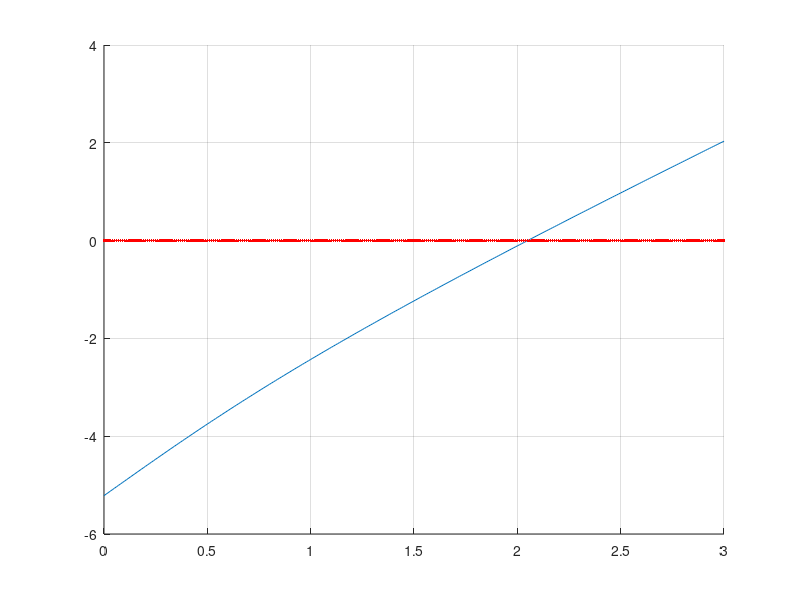

Write MATLAB code to recreate this figure.
% ПЗ 13, Григорьев Юрий
clc;
epsilon = 1e-5; % точность
v = 2;
u = 4;
alpha = 0.5;
coef = alpha / (1 - alpha);
% преобразованная функция вида Ф[x] = x
f = inline("x - (2*x + x/(1+x^2)^2 - 4 - acot(x))/4");
x0 = f(0); % начальное приближение
xn = f(x0);

apriori = int16(round(log(epsilon * (1 - alpha) / abs(x0 - xn)) / log(alpha)) + 1);;

i = 0;
while and(i < apriori, coef * abs(xn - x0) > eps) % апостериорная оценка
    x0 = xn;
    xn = f(x0);
    i = i + 1;
end
fprintf("epsilon = %f, v = %f, u = %f, alpha = %f\napriori = %d iterations\nx = %f, %d iterations\n", epsilon, v, u, alpha, apriori, xn, i);


% локализуем корень графическим способом
hold on; % возможность наложения графиков в одном окне
grid on; % координатная сетка

% часть графика (-1;0) (испр. функции арккотангенса)
% x1 = -1.0:0.01:-0.001;
% y1 = 2*x1 + x1/(1+x1.^2) - 4 - acot(x1) - 2.4;

% часть графика (0;3)
x2 = 0.0:0.01:3.0;
y2 = 2*x2 + x2/(1+x2.^2) - 4 - acot(x2);
% plot(x1,y1,x2,y2);
plot(x2,y2);

y3 = 0;
plot(x2,y3,'.','color','red'); % ось абсцисс
% видим - корень лежит в промежутке (2.1; 2.2) => ответ найден верно